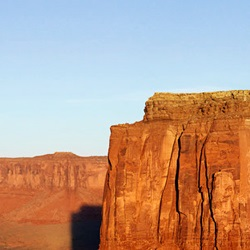
%> input picture slika250.bmp, 250 x 250 px
$ octave proj.m   (GNU Octave 9; MATLAB toolbox functions it lacks are replaced by stand-ins)
%> lines starting %> are read from the running program, lines starting %| are printed output that depends on the picture
### oduzmi128.m
function B = oduzmi128(A)
dimenzije = size(A);
dolje = dimenzije(1);
desno = dimenzije(2);

B = zeros(dolje,desno,3);
B = int8(B);
for k=1:3
    for i=1:dolje
        for j=1:desno
            if A(i,j,k) <127

                 B(i,j,k)= -128 + typecast(uint8(A(i,j,k)),'int8');

            else
                %128 = -128, 129 = -127 ...
                B(i,j,k) = 128 + typecast(uint8(A(i,j,k)),'int8');
            end
        end
    end
end
end

### dekod2.m
function rez = dekod2(niz,duzina)
rez = double(zeros(1,duzina));
velicina = size(niz)+1;
pozicija = 1;
i=1;

while(i<velicina(2))
   if( double(niz(i))==0)
       if( floor((pozicija-1)/64) == double((pozicija-1)/64))
           if(i==1 || niz(i-1)== 0)
               pozicija = pozicija +64;
               i = i+1;
           else
               i=i+1;
           end
       else
           pozicija = floor((pozicija + 63)/64) * 64 +1;
           i=i+1;

       end
   else
      if (floor(niz(i)) == 15) && (double(niz(i)) == 15)
          pozicija = pozicija + 16;
%         disp('ima 16 nula');
          i = i + 1;
      else
          if(floor(niz(i)) * 100  == 100 *niz(i) )
              rez(pozicija) =  niz(i+1);
              pozicija  = pozicija +1;
              i = i +2;
          else
              pozicija = pozicija + floor(niz(i));
              rez(pozicija) =  double(niz(i+1));
              pozicija  = pozicija +1;
              i = i +2;
          end
      end
   end

end

end

### dodaj128.m
function B = dodaj128(A)

dimenzije = size(A);
dolje = dimenzije(1);
desno = dimenzije(2);

B = zeros(dolje,desno,3);
B = uint8(B);
for k=1:3
    for i=1:dolje
        for j=1:desno
            if A(i,j,k)  >0
                 B(i,j,k)= 128 + typecast(int8(A(i,j,k)),'uint8');
            else
                B(i,j,k)=  128 - 256 + typecast(int8(A(i,j,k)),'uint8');
            end

        end
    end
end

end

### proj.m
%ucitavanje slike i oduzimanje 128
% prelazak iz opsega 0:255 u -128:127
A = imread('slika250.bmp');
%> A is the input picture: size 250x250x3 uint8; mean R, G, B 188.3, 157.4, 140.7
[desno,dolje,d3] = size(A);
%> desno = 250; dolje = 250; d3 = 3
B= oduzmi128(A);

%kvalitet q
q=20;

DCT = zeros(desno,dolje,3);

desno = floor(desno/8)*8;
%> desno = 248
dolje = floor(dolje/8)*8;
%> dolje = 248

% [23 lines of commented-out code are left out]


kodR = 0;
for i=1:8:desno
    for j=1:8:dolje
        DCT (i:i+7 , j:j+7) = dct2(B(i:i+7 , j:j+7, 1));
            kv = kvant(DCT (i:i+7 , j:j+7), q, 0);
            cik = cikcak(kv);
        if kodR == 0
            kodR = kodovanje(cik);
        else
            kodR = [kodR kodovanje(cik)];
        end
    end
end
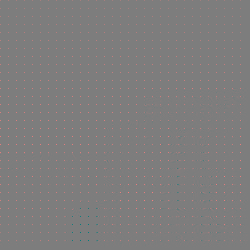
%> DCT: size 250x250x3 double; mean R, G, B 7.5, 0, 0; drawn with min black and max white
%> after the loop, kodR = 4593 values, max 16 at index 3334, min -15 at index 4079, mean 2.71


kodB =0;
for i=1:8:desno
    for j=1:8:dolje
        DCT (i:i+7,j:j+7) = dct2(B(i:i+7,j:j+7,2));
            kv = kvant(DCT (i:i+7,j:j+7),q,0);
            cik = cikcak(kv);
        if kodB == 0
            kodB = kodovanje(cik);
        else
            kodB = [kodB kodovanje(cik)];
        end
    end
end
%> after the loop, kodB = 4629 values, max 15.01 at index 2486, min -15 at index 3770, mean 1.86
kodG =0;
for i=1:8:desno
    for j=1:8:dolje
        DCT (i:i+7,j:j+7) = dct2(B(i:i+7,j:j+7,3));
            kv = kvant(DCT (i:i+7,j:j+7),q,0);
            cik = cikcak(kv);
        if kodG == 0
            kodG = kodovanje(cik);
        else
            kodG = [kodG kodovanje(cik)];
        end
    end
end
%> after the loop, kodG = 3725 values, max 16 at index 749, min -15 at index 3464, mean 1.79

%obrnuti postupak:


nizR = dekod2(kodR,dolje*desno);
%> after the loop in dekod2, `while(i<velicina(2))`: i = 4594; pozicija = 61505
nizB = dekod2(kodB,dolje*desno);
nizG = dekod2(kodG,dolje*desno);

matrica = zeros(desno,dolje,3);

k=1;
for i=1:8:desno
    for j=1:8:dolje
        matrica(i:i+7,j:j+7,1) = idct2(kvant(obrnutiCikcak(nizR(k:k+63)),q,1));
        k=k+64;
    end

end
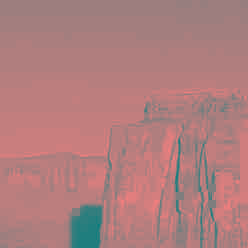
%> matrica: size 248x248x3 double; mean R, G, B 60.3, 0, 0; drawn with min black and max white
%> after the loop, k = 61505

k=1;
for i=1:8:desno
    for j=1:8:dolje
        matrica(i:i+7,j:j+7,2) = idct2(kvant(obrnutiCikcak(nizB(k:k+63)),q,1));
        k=k+64;
    end
end
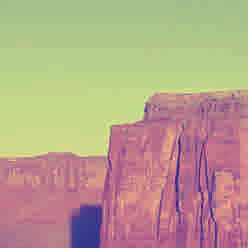
%> matrica: size 248x248x3 double; mean R, G, B 60.3, 30.6, 0; drawn with min black and max white

k=1;
for i=1:8:desno
    for j=1:8:dolje
        matrica(i:i+7,j:j+7,3) = idct2(kvant(obrnutiCikcak(nizG(k:k+63)),q,1));
        k=k+64;
    end
end
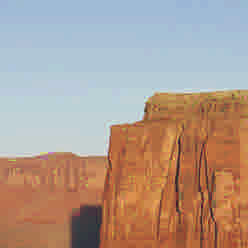
%> matrica: size 248x248x3 double; mean R, G, B 60.3, 30.6, 13.8; drawn with min black and max white

%pretvori u int
matricaInt = int8(matrica);
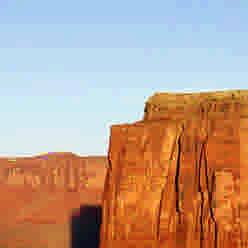
%> matricaInt: size 248x248x3 int8; mean R, G, B 60.3, 30.6, 13.6; drawn with min black and max white
slika2 = dodaj128(matricaInt);
%> after the loop in dodaj128, `for k=1:3`:
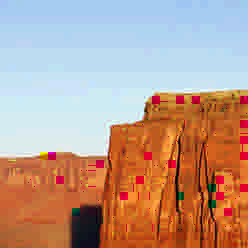
%> B: size 248x248x3 uint8; mean R, G, B 187.7, 155.9, 141.5

subplot(1,2,1);
title('Orginalna slika')
imshow(A);
subplot(1,2,2);
title('Slika nakon kompresije i dekompresije')
imshow(slika2);

r=size(kodR);
%> r = [1 4593]
b=size(kodB);
%> b = [1 4629]
g=size(kodG);
%> g = [1 3725]
kompresija = dolje*desno*3/(r(2)+b(2)+g(2));
%> kompresija = 14.25

$ run again, with pingvin.bmp copied over slika250.bmp
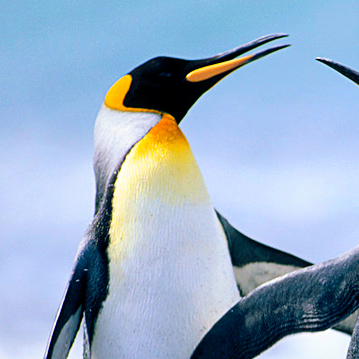
%> input picture pingvin.bmp, 359 x 359 px
%> A is the input picture: size 359x359x3 uint8; mean R, G, B 151.4, 174.1, 198.7
%> the loop in dekod2, `while(i<velicina(2))` made 6118 passes
%> pozicija on passes 2 to 9: 3, 4, 5, 9, 13, 14, 21, 32
%> after the loop in dekod2, `while(i<velicina(2))`: i = 10267; pozicija = 123905
%> after the loop `for i=1:8:desno`:
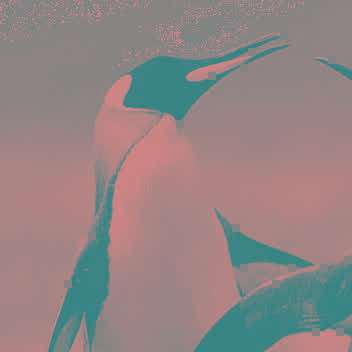
%> matrica: size 352x352x3 double; mean R, G, B 25.3, 0, 0; drawn with min black and max white
%> after the loop in dodaj128, `for k=1:3`:
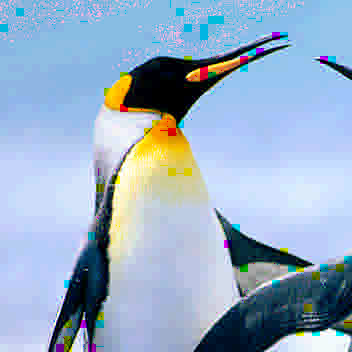
%> B: size 352x352x3 uint8; mean R, G, B 151.7, 174, 197.4
